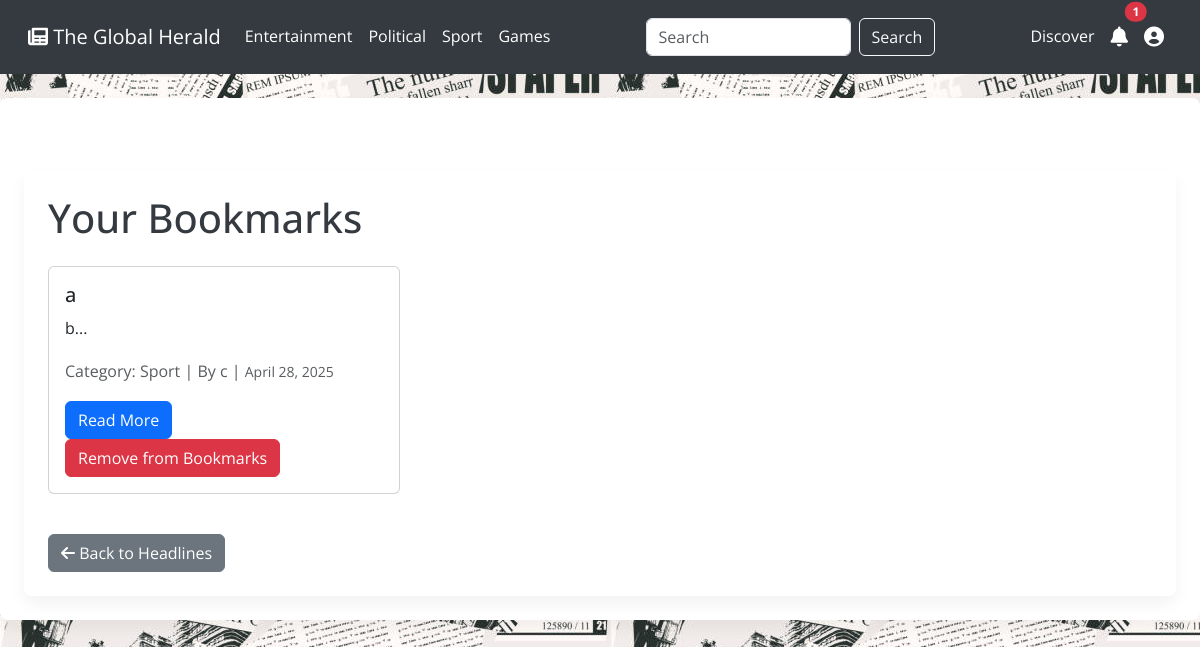
/bookmarks.php (signed in), run on the app's committed database.
### tables this page shows
CREATE TABLE `category` (
  `category_id` int(11) NOT NULL,
  `category_name` varchar(255) NOT NULL
);

CREATE TABLE `articles` (
  `id` int(11) NOT NULL,
  `title` varchar(255) NOT NULL,
  `content` text NOT NULL,
  `author` varchar(100) NOT NULL,
  `created_at` timestamp NOT NULL DEFAULT current_timestamp(),
  `category_id` int(11) NOT NULL,
  `image_path` mediumtext NOT NULL,
  `views` int(11) NOT NULL DEFAULT 0
);

### public/bookmarks.php (called while the page is built, shortened)
<?php
require_once '../src/Controllers/BookmarksController.php';
$controller = new BookmarksController();
$data = $controller->handleRequest();
$bookmarks = $data['bookmarks'];
$categories_result = $data['categories_result'];
$selected_category = $data['selected_category'];
$notifications_count = $data['notifications_count'];
$articleObj = $data['articleObj'];
$userObj = $data['userObj'];
require_once '../src/Views/bookmarks_view.php';
?>

### config/Database.php (called while the page is built, shortened)
<?php
class Database
{
    private $host = "localhost";
    private $db_name = "news_api";
    private $username = "root";
    private $password = "";
    private $conn;
    private static $instance = null;
    private function __construct()
    {
        $this->conn = new mysqli($this->host, $this->username, $this->password, $this->db_name);
    }
    public static function getInstance()
    {
        if (self::$instance === null) {
            self::$instance = new Database();
        }
        return self::$instance;
    }
    public function getConnection()
    {
        return $this->conn;
    }
}
?>

### src/Controllers/BookmarksController.php (called while the page is built, shortened)
<?php
require_once '../config/Database.php';
require_once '../src/Models/user_book.php';
require_once '../src/Models/Article.php';
require_once '../src/Models/User.php';
require_once '../src/Models/Admin.php';
class BookmarksController
{
    private $userBooks;
    private $articleObj;
    private $adminObj;
    private $userObj;
    public function __construct()
    {
        $this->db = Database::getInstance()->getConnection();
        $this->userBooks = new user_book();
        $this->articleObj = new Article($this->db);
        $this->adminObj = new Admin($this->db);
        $this->userObj = new User($this->db);
    }
    public function handleRequest()
    {
        $bookmarks = $this->userBooks->getUserBooks();
        $categories_result = $this->adminObj->getCategories();
        $selected_category = isset($_GET['category_id']) ? intval($_GET['category_id']) : 0;
        $search_term = isset($_GET['search']) ? trim($_GET['search']) : '';
        $notifications_count = $this->userObj->getNotificationsCount();
        return [
            'bookmarks' => $bookmarks,
            'categories_result' => $categories_result,
            'selected_category' => $selected_category,
            'search_term' => $search_term,
            'notifications_count' => $notifications_count,
            'articleObj' => $this->articleObj,
            'userObj' => $this->userObj,
        ];
    }
}
?>

### src/Models/User.php (called while the page is built, shortened)
<?php
class User
{
    private $db;
    private $userId;
    private $notificationsCount;
    public function __construct($db)
    {
        $this->db = $db;
        $this->userId = isset($_SESSION['user_id']) ? $_SESSION['user_id'] : null;
        $this->notificationsCount = 0;
        if ($this->userId !== null) {
            $this->loadSubscription();
            $this->loadNotificationsCount();
        }
    }
    private function loadSubscription()
    {
        $sub_stmt = $this->db->prepare("SELECT plan_ID FROM subscription WHERE user_id = ?");
        $sub_stmt->bind_param("i", $this->userId);
        $sub_stmt->execute();
        $sub_result = $sub_stmt->get_result();
        if ($sub_result && $row = $sub_result->fetch_assoc()) {
            $this->subscriptionName = (int) $row['plan_ID'];
        }
    }
    private function loadNotificationsCount()
    {
        $stmt = $this->db->prepare("SELECT COUNT(*) as count FROM notfications WHERE user_id = ?");
        $stmt->bind_param("i", $this->userId);
        $stmt->execute();
        $result = $stmt->get_result();
        if ($result && $row = $result->fetch_assoc()) {
            $this->notificationsCount = $row['count'];
        }
    }
    public function isLoggedIn()
    {
        return $this->userId !== null;
    }
    public function getNotificationsCount()
    {
        return $this->notificationsCount;
    }
}
?>

### src/Models/user_book.php (called while the page is built, shortened)
<?php
include_once '../config/Database.php';
class user_book
{
    private $db;
    private $user_id;
    public function __construct()
    {
        $this->db = Database::getInstance()->getConnection();
        if (isset($_SESSION['user_id'])) {
            $this->user_id = $_SESSION['user_id'];
        } else {
            $this->user_id = null;
        }
    }
    public function getUserBooks()
    {
        $query = "
            SELECT a.id, a.title, a.author, a.content, a.created_at, c.category_name
            FROM bookmarks b
            JOIN articles a ON b.article_id = a.id
            LEFT JOIN category c ON a.category_id = c.category_id
            WHERE b.user_id = ?
            ORDER BY a.created_at DESC
        ";
        $stmt = $this->db->prepare($query);
        $stmt->bind_param("i", $this->user_id);
        $stmt->execute();
        $book_result = $stmt->get_result();
        if ($book_result->num_rows > 0) {
            return $book_result->fetch_all(MYSQLI_ASSOC);
        } else {
            return [];
        }
    }
}
?>

### src/Models/Admin.php (called while the page is built, shortened)
<?php
class Admin
{
    private $id, $conn;
    public function __construct($db)
    {
        $this->conn = $db;
    }
    public function getCategories()
    {
        $query = "SELECT * FROM category ORDER BY category_name ASC";
        return $this->conn->query($query);
    }
}

### src/Models/Article.php (called while the page is built, shortened)
<?php
class Article
{
    private $conn;
    public function __construct($db)
    {
        $this->conn = $db;
    }
    public function getRandomArticleId()
    {
        $query = "SELECT id FROM articles ORDER BY RAND() LIMIT 1";
        $result = $this->conn->query($query);
        if ($result && $row = $result->fetch_assoc()) {
            return $row['id'];
        }
        return null;
    }
}
?>

### src/Views/bookmarks_view.php (the view, shortened to what this page needs)
<!DOCTYPE html>
<html lang="en">
<head>
    <link href="https://cdn.jsdelivr.net/npm/bootstrap@5.3.0/dist/css/bootstrap.min.css" rel="stylesheet">
    <link rel="stylesheet" href="https://cdnjs.cloudflare.com/ajax/libs/font-awesome/6.0.0-beta3/css/all.min.css">
    <link rel="stylesheet" href="style/favs.css">
</head>
<body>
    <?php include 'navbar.php'; ?>
    <div class="container mt-4">
        <div class="container mt-5">
            <h1>Your Bookmarks</h1>
            <?php if (isset($message)): ?>
                <div class="alert alert-info">
                    <?= htmlspecialchars($message) ?>
                </div>
            <?php else: ?>
                <div class="row">
                    <?php if (empty($bookmarks)): ?>
                        <div class="alert alert-danger" role="alert">
                            You have no Bookmarks yet. Start adding some to your bookmarks
                        </div>
                    <?php else: ?>
                        <?php foreach ($bookmarks as $bookmark): ?>
                            <div class="col-md-4 mb-4">
                                <div class="card">
                                    <div class="card-body">
                                        <h5 class="card-title"><?= htmlspecialchars($bookmark['title']) ?></h5>
                                        <p class="card-text"><?= substr(htmlspecialchars($bookmark['content']), 0, 100) ?>...</p>
                                        <p class="text-muted">
                                            Category: <?= htmlspecialchars($bookmark['category_name']) ?> |
                                            By <?= htmlspecialchars($bookmark['author']) ?> |
                                            <small><?= date("F j, Y", strtotime($bookmark['created_at'])) ?></small>
                                        </p>
                                        <a href="article.php?id=<?= $bookmark['id'] ?>" class="btn btn-primary">Read More</a>
                                        <a href="#" class="btn btn-danger"
                                            onclick="removeFromFavorites(<?= $bookmark['id'] ?>); return false;">
                                            Remove from Bookmarks
                                        </a>
                                    </div>
                                </div>
                            </div>
                        <?php endforeach; ?>
                    <?php endif; ?>
                </div>
            <?php endif; ?>
            <div class="mt-3">
                <a href="index.php" class="btn btn-secondary"><i class="fas fa-arrow-left"></i> Back to Headlines</a>
            </div>
        </div>
    </div>
</body>
</html>

### src/Views/navbar.php (shortened to what this page needs)
<nav class="navbar navbar-expand-lg navbar-dark">
    <div class="container-fluid">
        <a class="navbar-brand" href="index.php">
            <i class="fas fa-newspaper"></i> The Global Herald
        </a>
        <div class="collapse navbar-collapse" id="navbarNav">
            <ul class="navbar-nav me-auto mb-2 mb-lg-0">
                <?php
                $categories_result->data_seek(0);
                while ($category = $categories_result->fetch_assoc()): ?>
                    <li class="nav-item">
                        <a class="nav-link <?= $selected_category == $category['category_id'] ? 'active' : '' ?>"
                            href="index.php?category_id=<?= $category['category_id'] ?>">
                            <?= htmlspecialchars($category['category_name']) ?>
                        </a>
                    </li>
                <?php endwhile; ?>
                <li>
                    <a class="nav-link" href="index.php#games">Games</a>
                </li>
            </ul>
            <form class="d-flex" method="GET" action="index.php">
                <input class="form-control me-2" type="search" name="search" placeholder="Search" aria-label="Search"
                    value="<?= isset($_GET['search']) ? htmlspecialchars($_GET['search']) : '' ?>">
                <button class="btn btn-outline-light" type="submit">Search</button>
            </form>
            <ul class="navbar-nav ms-auto">
                <ul class="navbar-nav me-auto mb-2 mb-lg-0">
                    <li>
                        <?php
                        $randomArticleId = $articleObj->getRandomArticleId();
                        ?>
                        <a class="nav-link" href="article.php?id=<?= $randomArticleId ?>">Discover</a>
                    </li>
                </ul>
                <?php if ($userObj->isLoggedIn() || $userObj->isSignedUp()): ?>
                    <li class="
                                                    nav-item">
                        <a class="nav-link position-relative" href="noti.php" title="Notifications">
                            <i class="fas fa-bell fa-lg"></i>
                            <?php if ($notifications_count > 0): ?>
                                <span class="position-absolute top-0 start-100 translate-middle badge rounded-pill bg-danger">
                                    <?= $notifications_count ?>
                                </span>
                            <?php endif; ?>
                        </a>
                    </li>
                    <li class="nav-item user-dropdown">
                        <a class="nav-link" href="#" id="userDropdown" role="button" data-bs-toggle="dropdown"
                            aria-expanded="false" title="User Menu">
                            <i class="fas fa-user-circle fa-lg"></i>
                        </a>
                    </li>
                <?php endif; ?>
            </ul>
        </div>
    </div>
</nav>

### public/style/favs.css (style rules this page uses)
body { font-family: 'Open Sans', sans-serif; background-image: url('../images/g5.jpg'); background-size: auto; color: #343a40; line-height: 1.7; }
a { color: #007bff; text-decoration: none; transition: color 0.3s ease-in-out; }
.navbar { background-color: #343a40; padding: 0.75rem 1rem; }
.navbar-nav .nav-link { color: #fff; padding: 0.7rem 1.2rem; transition: background-color 0.3s ease-in-out; border-radius: 0.25rem; }
.container { max-width: 1200px; margin: 0 auto; padding: 1.5rem; background-color: #fff; box-shadow: 0 0.5rem 1rem rgba(0, 0, 0, 0.05); border-radius: 0.5rem; }
.row { display: flex; gap: 1.5rem; margin-top: 1.5rem; }
.user-dropdown { position: relative; }

### data on the page
category: category_name "Entertainment"
category: category_name "Political"
category: category_name "Sport"
articles: title "a", content "b", category.category_name "Sport", author "c", created_at "April 28, 2025"

### other printed values
$notifications_count "1"
